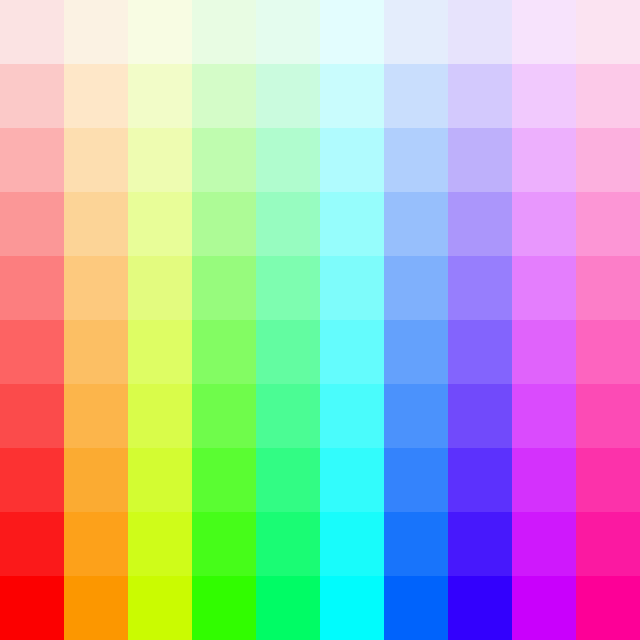
Frame 1 (no input)
Frame 60 (the mouse pressed at the canvas centre just before this capture): identical to frame 1, image omitted
Frame 120 (the mouse held since frame 60 and released just before this capture): identical to frame 1, image omitted

The Processing sketch that drew this single still picture (run headless with seeded random() and noise(); from frame 60 on, the mouse is pressed at the canvas centre):

// Processing sketch: sketch_025
// ── sketch_025.pde
void setup() {
    size(640, 640);
    colorMode(HSB, 100);
    background(99);
    noStroke();
    
    for(int y = 0; y < 10; y++){
        println("y = " + y);
        for(int x = 0; x < 10; x++){
            println("x = " + x);
            fill(x * 10, y * 10 + 10, 99 );
            //rect(x * 20, y * 20, 10,10);
            rect(x * width/10, y * height/10, width/10, width/10);
        }
    }
}

void draw() {
}

void keyTyped() {
    if (key == 's' || key == 'S') {
        save("screen.png");
    }
}
